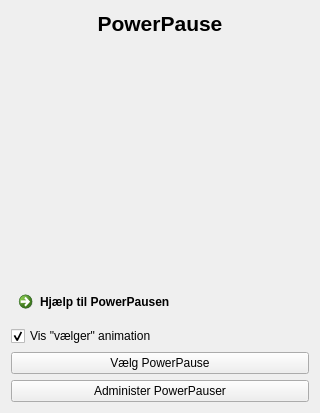
<?xml version="1.0" encoding="UTF-8"?>
<ui version="4.0">
 <class>PowerPausePicker</class>
 <widget class="QWidget" name="PowerPausePicker">
  <property name="geometry">
   <rect>
    <x>0</x>
    <y>0</y>
    <width>320</width>
    <height>413</height>
   </rect>
  </property>
  <property name="windowTitle">
   <string>Form</string>
  </property>
  <layout class="QVBoxLayout" name="verticalLayout">
   <item>
    <widget class="QLabel" name="title">
     <property name="font">
      <font>
       <pointsize>16</pointsize>
       <weight>75</weight>
       <bold>true</bold>
      </font>
     </property>
     <property name="text">
      <string>PowerPause</string>
     </property>
     <property name="alignment">
      <set>Qt::AlignCenter</set>
     </property>
    </widget>
   </item>
   <item>
    <layout class="QGridLayout" name="gridLayout">
     <item row="0" column="0">
      <widget class="QLabel" name="image">
       <property name="text">
        <string/>
       </property>
       <property name="pixmap">
        <pixmap resource="../resource.qrc">:/img/Questionmark.png</pixmap>
       </property>
       <property name="alignment">
        <set>Qt::AlignCenter</set>
       </property>
      </widget>
     </item>
     <item row="0" column="1">
      <spacer name="verticalSpacer">
       <property name="orientation">
        <enum>Qt::Vertical</enum>
       </property>
       <property name="sizeHint" stdset="0">
        <size>
         <width>20</width>
         <height>88</height>
        </size>
       </property>
      </spacer>
     </item>
    </layout>
   </item>
   <item>
    <widget class="QCommandLinkButton" name="commandLinkButton">
     <property name="text">
      <string>Hjælp til PowerPausen</string>
     </property>
    </widget>
   </item>
   <item>
    <widget class="QCheckBox" name="cbViewShade">
     <property name="text">
      <string>Vis &quot;vælger&quot; animation</string>
     </property>
     <property name="checked">
      <bool>true</bool>
     </property>
    </widget>
   </item>
   <item>
    <widget class="QPushButton" name="btnNewPowerPause">
     <property name="text">
      <string>Vælg PowerPause</string>
     </property>
    </widget>
   </item>
   <item>
    <widget class="QPushButton" name="btnAdminPowerPause">
     <property name="text">
      <string>Administer PowerPauser</string>
     </property>
    </widget>
   </item>
  </layout>
 </widget>
 <resources>
  <include location="../resource.qrc"/>
 </resources>
 <connections/>
</ui>
